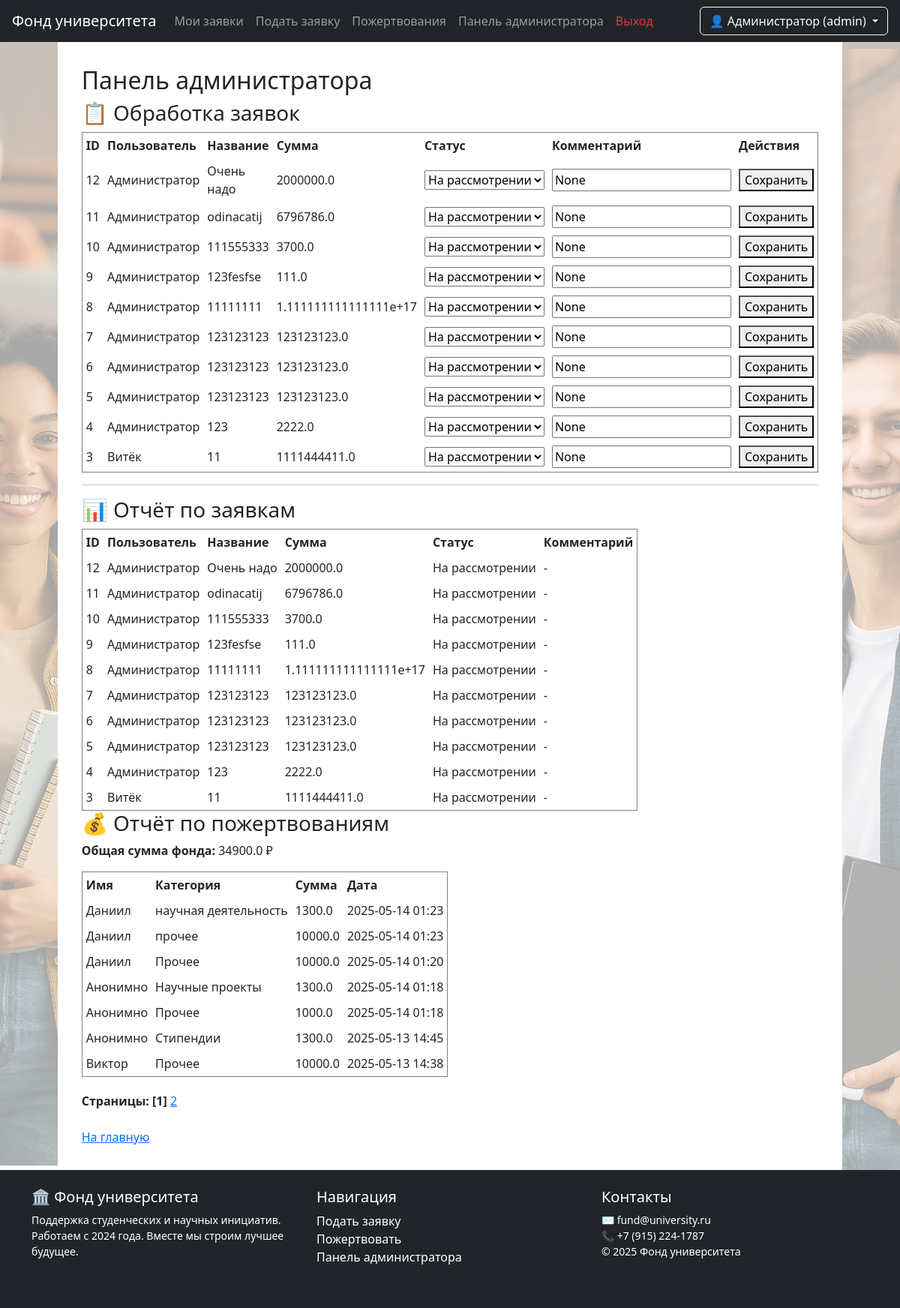
The page /admin (signed in) on the database its author committed.
### tables this page shows
CREATE TABLE users (
                id INTEGER PRIMARY KEY AUTOINCREMENT,
                name TEXT NOT NULL,
                email TEXT UNIQUE NOT NULL,
                password TEXT NOT NULL,
                role TEXT DEFAULT 'user'
            );

CREATE TABLE applications (
                id INTEGER PRIMARY KEY AUTOINCREMENT,
                user_id INTEGER,
                title TEXT NOT NULL,
                description TEXT,
                amount REAL,
                status TEXT DEFAULT 'На рассмотрении',
                comment TEXT,
                FOREIGN KEY (user_id) REFERENCES users(id)
            );

CREATE TABLE donations (
                id INTEGER PRIMARY KEY AUTOINCREMENT,
                donor_name TEXT,
                category TEXT,
                amount REAL,
                date TEXT
            );

### app.py (the view, shortened to what this page needs)
@app.route('/admin', methods=['GET', 'POST'])
def admin():
    if 'user' not in session or session['user']['role'] != 'admin':
        flash('Доступ запрещён', 'danger')
        return redirect(url_for('index'))
    conn = sqlite3.connect(DB_NAME)
    cursor = conn.cursor()
    page = int(request.args.get('page', 1))
    page_size = 10
    offset = (page - 1) * page_size
    cursor.execute('SELECT COUNT(*) FROM applications')
    total_apps = cursor.fetchone()[0]
    total_pages = (total_apps + page_size - 1) // page_size
    cursor.execute('''
                   SELECT applications.id, users.name, title, amount, status, comment
                   FROM applications
                            JOIN users ON applications.user_id = users.id
                   ORDER BY applications.id DESC LIMIT ?
                   OFFSET ?
                   ''', (page_size, offset))
    apps = cursor.fetchall()
    applications = apps  # можно будет отдельно фильтровать
    cursor.execute('SELECT donor_name, category, amount, date FROM donations ORDER BY date DESC')
    donations = cursor.fetchall()
    cursor.execute('SELECT SUM(amount) FROM donations')
    total = cursor.fetchone()[0] or 0
    conn.close()
    return render_template(
        'admin_panel.html',
        apps=apps,
        applications=apps,
        donations=donations,
        total=total,
        page=page,
        total_pages=total_pages,
        user=session.get('user'))

### templates/admin_panel.html (shortened to what this page needs)
<!DOCTYPE html>
<html>
<head>
</head>
<body>
{% extends "layout.html" %}
{% block content %}
    <h2>Панель администратора</h2>
    <h3>📋 Обработка заявок</h3>
    <table border="1" cellpadding="5">
        <tr>
            <th>ID</th>
            <th>Пользователь</th>
            <th>Название</th>
            <th>Сумма</th>
            <th>Статус</th>
            <th>Комментарий</th>
            <th>Действия</th>
        </tr>
        {% for id, user, title, amount, status, comment in apps %}
        <tr>
            <form method="POST">
                <td>{{ id }}<input type="hidden" name="app_id" value="{{ id }}"></td>
                <td>{{ user }}</td>
                <td>{{ title }}</td>
                <td>{{ amount }}</td>
                <td>
                    <select name="status">
                        <option value="На рассмотрении" {% if status == 'На рассмотрении' %}selected{% endif %}>На рассмотрении</option>
                    </select>
                </td>
                <td><input type="text" name="comment" value="{{ comment }}"></td>
                <td><button type="submit">Сохранить</button></td>
            </form>
        </tr>
        {% endfor %}
    </table>
    <hr>
    <h3>📊 Отчёт по заявкам</h3>
    <table border="1" cellpadding="5">
        <tr>
            <th>ID</th>
            <th>Пользователь</th>
            <th>Название</th>
            <th>Сумма</th>
            <th>Статус</th>
            <th>Комментарий</th>
        </tr>
        {% for id, user, title, amount, status, comment in applications %}
        <tr>
            <td>{{ id }}</td>
            <td>{{ user }}</td>
            <td>{{ title }}</td>
            <td>{{ amount }}</td>
            <td>{{ status }}</td>
            <td>{{ comment or '-' }}</td>
        </tr>
        {% endfor %}
    </table>
    <h3>💰 Отчёт по пожертвованиям</h3>
    <p><strong>Общая сумма фонда:</strong> {{ total }} ₽</p>
    <table border="1" cellpadding="5">
        <tr>
            <th>Имя</th>
            <th>Категория</th>
            <th>Сумма</th>
            <th>Дата</th>
        </tr>
        {% for donor, category, amount, date in donations %}
        <tr>
            <td>{{ donor }}</td>
            <td>{{ category }}</td>
            <td>{{ amount }}</td>
            <td>{{ date }}</td>
        </tr>
        {% endfor %}
    </table>
    {% if total_pages > 1 %}
        <div style="margin-top: 20px;">
            <strong>Страницы:</strong>
            {% for p in range(1, total_pages + 1) %}
                {% if p == page %}
                    <strong>[{{ p }}]</strong>
                {% else %}
                    <a href="{{ url_for('admin', page=p) }}">{{ p }}</a>
                {% endif %}
            {% endfor %}
        </div>
    {% endif %}
    <br><a href="/">На главную</a>
{% endblock %}

### templates/layout.html (shortened to what this page needs)
<!doctype html>
<html lang="ru">
<head>
    <link href="https://cdn.jsdelivr.net/npm/bootstrap@5.3.3/dist/css/bootstrap.min.css" rel="stylesheet">
    <link rel="stylesheet" href="{{ url_for('static', filename='style.css') }}">
</head>
<body>
<div class="main-wrapper">
    <nav class="navbar navbar-expand-lg navbar-dark bg-dark px-3">
        <a class="navbar-brand" href="/"> Фонд университета</a>
        <div class="collapse navbar-collapse">
            <ul class="navbar-nav me-auto mb-2 mb-lg-0">
                {% if user %}
                    <li class="nav-item"><a class="nav-link" href="{{ url_for('my_applications') }}">Мои заявки</a></li>
                    <li class="nav-item"><a class="nav-link" href="{{ url_for('apply') }}">Подать заявку</a></li>
                    <li class="nav-item"><a class="nav-link" href="{{ url_for('donations') }}">Пожертвования</a></li>
                    {% if user.role == 'admin' %}
                        <li class="nav-item"><a class="nav-link" href="{{ url_for('admin') }}">Панель администратора</a></li>
                    {% endif %}
                    <li class="nav-item"><a class="nav-link text-danger" href="{{ url_for('logout') }}">Выход</a></li>
                {% else %}
                    <li class="nav-item"><a class="nav-link" href="{{ url_for('login') }}">Вход</a></li>
                    <li class="nav-item"><a class="nav-link" href="{{ url_for('register') }}">Регистрация</a></li>
                {% endif %}
            </ul>
            {% if user %}
            <div class="dropdown">
              <a class="btn btn-outline-light dropdown-toggle" href="#" id="userMenu" data-bs-toggle="dropdown" aria-expanded="false">
                👤 {{ user.name }} ({{ user.role }})
              </a>
            </div>
            {% endif %}
        </div>
    </nav>
    <div class="content-wrapper">
        <div class="page-border" style="background-image: url('/static/img/students_left.jpg');"></div>
        <main class="main-content">
            {% block content %}{% endblock %}
        </main>
        <div class="page-border" style="background-image: url('/static/img/students_right.jpg');"></div>
    </div>
    <footer class="bg-dark text-white">
      <div class="container py-4">
        <div class="row">
          <div class="col-md-4 mb-3">
            <h5>🏛 Фонд университета</h5>
            <p class="small">
              Поддержка студенческих и научных инициатив. Работаем с 2024 года. Вместе мы строим лучшее будущее.
            </p>
          </div>
          <div class="col-md-4 mb-3">
            <h5>Навигация</h5>
            <ul class="list-unstyled">
              <li><a href="{{ url_for('apply') }}" class="text-white text-decoration-none">Подать заявку</a></li>
              <li><a href="{{ url_for('donations') }}" class="text-white text-decoration-none">Пожертвовать</a></li>
              {% if user and user.role == 'admin' %}
                <li><a href="{{ url_for('admin') }}" class="text-white text-decoration-none">Панель администратора</a></li>
              {% endif %}
            </ul>
          </div>
          <div class="col-md-4 mb-3">
            <h5>Контакты</h5>
            <p class="small">
              ✉️ fund@university.ru<br>
              📞 +7 (915) 224-1787<br>
              © 2025 Фонд университета
            </p>
          </div>
        </div>
      </div>
    </footer>
</div>
</body>
</html>

### static/style.css (style rules this page uses)
.page-border { width: 250px; background-size: cover; background-repeat: no-repeat; background-position: center; opacity: 0.35; }

### templates/layout.html (style rules this page uses)
html, body { height: 100%; margin: 0; }
.main-wrapper { display: flex; flex-direction: column; min-height: 100vh; }
.content-wrapper { flex: 1; display: flex; }
.page-border { width: 250px; background-size: cover; background-position: center; background-repeat: no-repeat; }
.main-content { flex: 1; padding: 2rem; }

### rows shown on the page
users: name "Администратор", role "admin"
applications: id "12", name "Администратор", title "Очень надо", amount "2000000.0", status "На рассмотрении", comment "None", comment "-"
applications: id "11", name "Администратор", title "odinacatij", amount "6796786.0", status "На рассмотрении", comment "None", comment "-"
applications: id "10", name "Администратор", title "111555333", amount "3700.0", status "На рассмотрении", comment "None", comment "-"
applications: id "9", name "Администратор", title "123fesfse", amount "111.0", status "На рассмотрении", comment "None", comment "-"
applications: id "8", name "Администратор", title "11111111", amount "1.111111111111111e+17", status "На рассмотрении", comment "None", comment "-"
applications: id "7", name "Администратор", title "123123123", amount "123123123.0", status "На рассмотрении", comment "None", comment "-"
applications: id "6", name "Администратор", title "123123123", amount "123123123.0", status "На рассмотрении", comment "None", comment "-"
applications: id "5", name "Администратор", title "123123123", amount "123123123.0", status "На рассмотрении", comment "None", comment "-"
applications: id "4", name "Администратор", title "123", amount "2222.0", status "На рассмотрении", comment "None", comment "-"
applications: id "3", name "Витёк", title "11", amount "1111444411.0", status "На рассмотрении", comment "None", comment "-"
donations: donor_name "Даниил", category "научная деятельность", amount "1300.0", date "2025-05-14 01:23"
donations: donor_name "Даниил", category "прочее", amount "10000.0", date "2025-05-14 01:23"
donations: donor_name "Даниил", category "Прочее", amount "10000.0", date "2025-05-14 01:20"
donations: donor_name "Анонимно", category "Научные проекты", amount "1300.0", date "2025-05-14 01:18"
donations: donor_name "Анонимно", category "Прочее", amount "1000.0", date "2025-05-14 01:18"
donations: donor_name "Анонимно", category "Стипендии", amount "1300.0", date "2025-05-13 14:45"
donations: donor_name "Виктор", category "Прочее", amount "10000.0", date "2025-05-13 14:38"

### other values the page prints
{{ total }} "34900.0"
{{ p }} "1"
{{ p }} "2"
